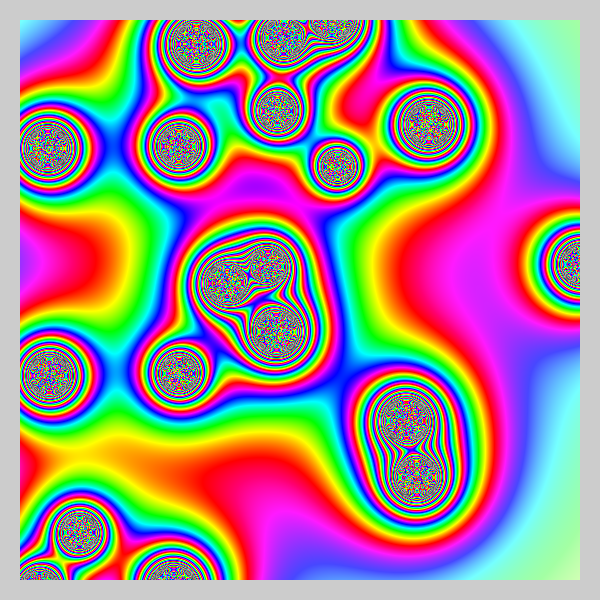
Frame 1 (no input)
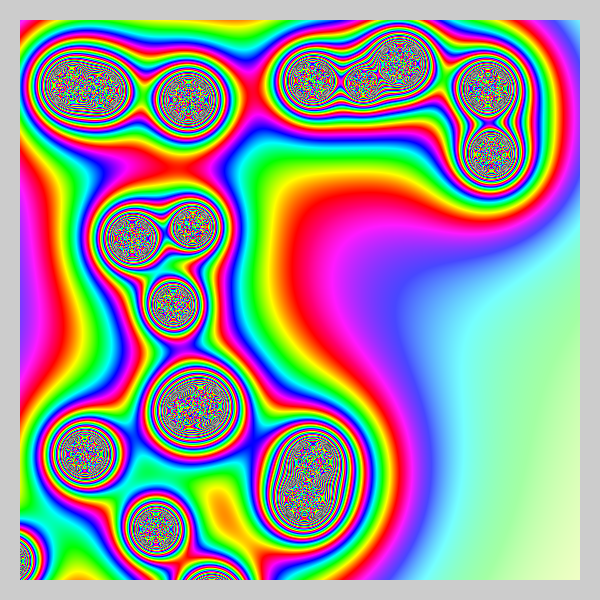
Frame 60 (no input)
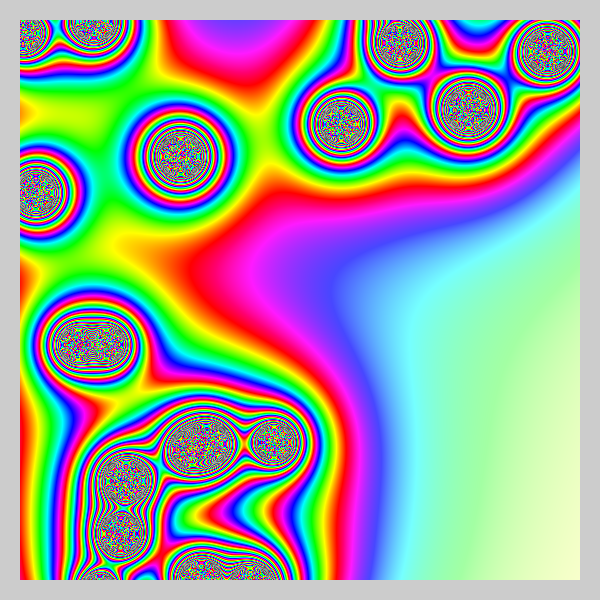
Frame 120 (the mouse pressed at the canvas centre since frame 60)

The p5.js sketch that drew these frames (run headless with seeded random() and noise() and a simulated clock; from frame 60 on, the mouse is pressed at the canvas centre):

// p5.js sketch
// ── sketch.js
let balls = [];
let numBalls = 19; 
let borderWidth = 20; // thickness of border

function setup() {
  createCanvas(600, 600);
  colorMode(HSB, 360, 100, 100);
  noStroke();
  initializeBalls();
}

function windowResized() {
  resizeCanvas(windowWidth, windowHeight);
  initializeBalls();
}

function initializeBalls() {
  balls = [];
  for (let i = 0; i < numBalls; i++) {
    balls.push({
      x: random(width),
      y: random(height),
      vx: random(-2, 2),
      vy: random(-2, 2),
      r: random(80, 150)
    });
  }
}

function draw() {
  background(0, 0, 100); // White background
  loadPixels();

  for (let y = 0; y < height; y++) {
    for (let x = 0; x < width; x++) {
      let sum = 0;
      for (let b of balls) {
        let dx = x - b.x;
        let dy = y - b.y;
        sum += (b.r * b.r) / (dx*dx + dy*dy);
      }

      let sat = constrain(sum * 15, 0, 100);
      let hue = (sum * 50) % 360;
      let col = color(hue, sat, 100);

      let index = (x + y * width) * 4;
      pixels[index] = red(col);
      pixels[index+1] = green(col);
      pixels[index+2] = blue(col);
      pixels[index+3] = 255;
    }
  }

  updatePixels();

  // move balls
  for (let b of balls) {
    b.x += b.vx;
    b.y += b.vy;
    if (b.x < 0 || b.x > width) b.vx *= -1;
    if (b.y < 0 || b.y > height) b.vy *= -1;
  }

  // Draw white border
  noFill();
  stroke(0, 0, 80); // white stroke
  strokeWeight(borderWidth);
  rect(borderWidth / 2, borderWidth / 2, width - borderWidth, height - borderWidth);
}
